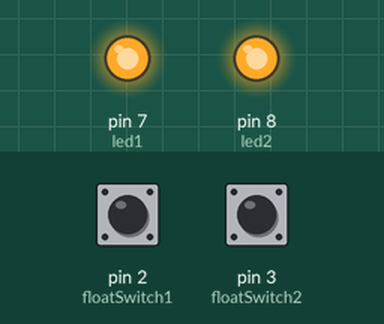
Simulated run of this sketch. Board: Arduino Uno, built with avr-gcc and run on an emulated ATmega328P. Shown: output pins drawn as LEDs (lit = HIGH). The inputs (shaded band) are chosen by the test bench; at power-on: pin 2 (floatSwitch1) HIGH, pin 3 (floatSwitch2) HIGH. What the sketch prints to the serial monitor is not drawn.

Above: at 1.2 s.
1.3 s: pin 2 (floatSwitch1) pulled LOW for 0.15 s
At 1.48 s:
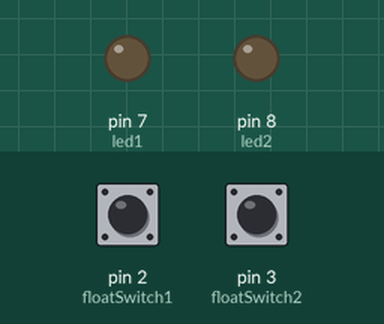
3.0 s: pin 3 (floatSwitch2) pulled LOW for 0.15 s
At 3.18 s:
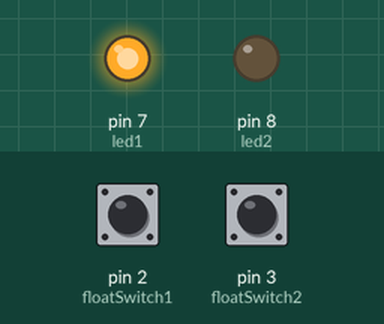
4.7 s: pin 2 (floatSwitch1) pulled LOW for 1 s
At 7.0 s:
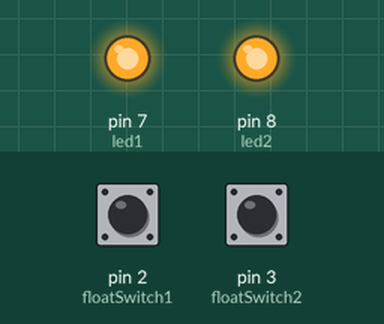
8.7 s: pin 3 (floatSwitch2) pulled LOW for 1 s
At 9.2 s:
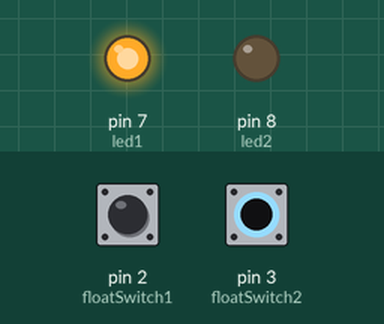
12.7 s: pin 3 (floatSwitch2) pulled LOW for 3.2 s
At 17.2 s:
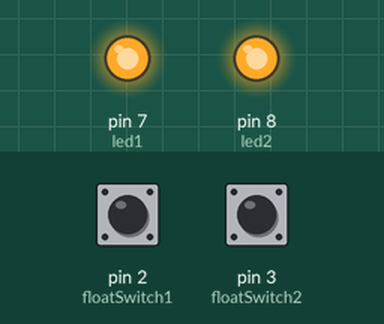
17.5 s: pin 2 (floatSwitch1) pulled LOW for 3.2 s
At 18.3 s:
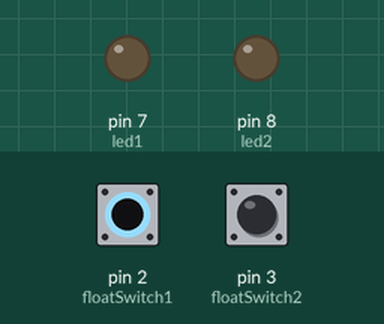
Timing chart, 0 to 22.3 s (numbered marks = the images above; inputs shaded):
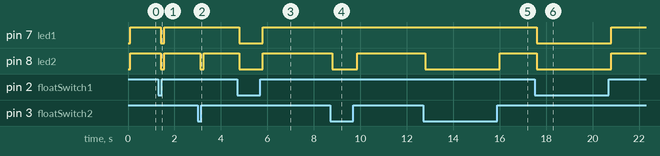

Measured:
- after the input at 1.3 s, pin 7 (led1), pin 8 (led2): HIGH → LOW after 0.10 s, → HIGH 0.17 s later
- after the input at 3.0 s, pin 8 (led2): HIGH → LOW after 0.10 s, → HIGH 0.16 s later
- after the input at 4.7 s, pin 7 (led1), pin 8 (led2): HIGH → LOW after 0.10 s, → HIGH 1.0 s later
- after the input at 8.7 s, pin 8 (led2): HIGH → LOW after 0.10 s, → HIGH 1.1 s later
- after the input at 12.7 s, pin 8 (led2): HIGH → LOW after 0.10 s, → HIGH 3.2 s later
- after the input at 17.5 s, pin 7 (led1), pin 8 (led2): HIGH → LOW after 0.10 s, → HIGH 3.2 s later

The sketch:

flood_level_sensor.ino
```cpp
// Southbank flood prototype: two float switches, JSON lines v1 over USB serial.
// Preserves the supplied circuit: D2/D3 INPUT_PULLUP, HIGH = raised/wet;
// LEDs D7/D8. Confirm switch polarity on the actual installation.
const int floatSwitch1 = 2;
const int floatSwitch2 = 3;
const int led1 = 7;
const int led2 = 8;
const unsigned long debounceTime = 100;
const unsigned long heartbeatTime = 1000;

bool previousReading1;
bool previousReading2;
bool switch1State;
bool switch2State;
unsigned long switch1ChangeTime = 0;
unsigned long switch2ChangeTime = 0;
unsigned long lastSentAt = 0;
unsigned long sequence = 0;
int previousFloodLevel = -2; // Ensures the initial INVALID state is sent too.
bool initialSent = false;

void sendReading(int level, unsigned long now) {
  Serial.print(F("{\"type\":\"flood_reading\",\"protocolVersion\":1,\"sequence\":"));
  Serial.print(sequence++);
  Serial.print(F(",\"uptimeMs\":"));
  Serial.print(now);
  Serial.print(F(",\"lowerFloat\":"));
  Serial.print(switch1State ? F("true") : F("false"));
  Serial.print(F(",\"upperFloat\":"));
  Serial.print(switch2State ? F("true") : F("false"));
  Serial.print(F(",\"floodLevel\":"));
  Serial.print(level);
  Serial.println(F("}"));
}

void setup() {
  pinMode(floatSwitch1, INPUT_PULLUP);
  pinMode(floatSwitch2, INPUT_PULLUP);
  pinMode(led1, OUTPUT);
  pinMode(led2, OUTPUT);
  Serial.begin(9600);
  previousReading1 = switch1State = digitalRead(floatSwitch1);
  previousReading2 = switch2State = digitalRead(floatSwitch2);
  switch1ChangeTime = switch2ChangeTime = millis();
}

void loop() {
  const unsigned long now = millis();
  const bool reading1 = digitalRead(floatSwitch1);
  const bool reading2 = digitalRead(floatSwitch2);
  if (reading1 != previousReading1) {
    switch1ChangeTime = now;
    previousReading1 = reading1;
  }
  if (reading2 != previousReading2) {
    switch2ChangeTime = now;
    previousReading2 = reading2;
  }
  // Unsigned subtraction is safe across the millis() uint32 wrap.
  if (now - switch1ChangeTime >= debounceTime) switch1State = reading1;
  if (now - switch2ChangeTime >= debounceTime) switch2State = reading2;
  // Wait for both inputs to settle before the first observation.
  if (!initialSent && (now - switch1ChangeTime < debounceTime || now - switch2ChangeTime < debounceTime)) return;

  int floodLevel;
  if (!switch1State && !switch2State) floodLevel = 0;
  else if (switch1State && !switch2State) floodLevel = 1;
  else if (switch1State && switch2State) floodLevel = 2;
  else floodLevel = -1;
  digitalWrite(led1, floodLevel == 1 || floodLevel == 2 ? HIGH : LOW);
  digitalWrite(led2, floodLevel == 2 ? HIGH : LOW);

  if (!initialSent || floodLevel != previousFloodLevel || now - lastSentAt >= heartbeatTime) {
    sendReading(floodLevel, now);
    previousFloodLevel = floodLevel;
    lastSentAt = now;
    initialSent = true;
  }
}
```
